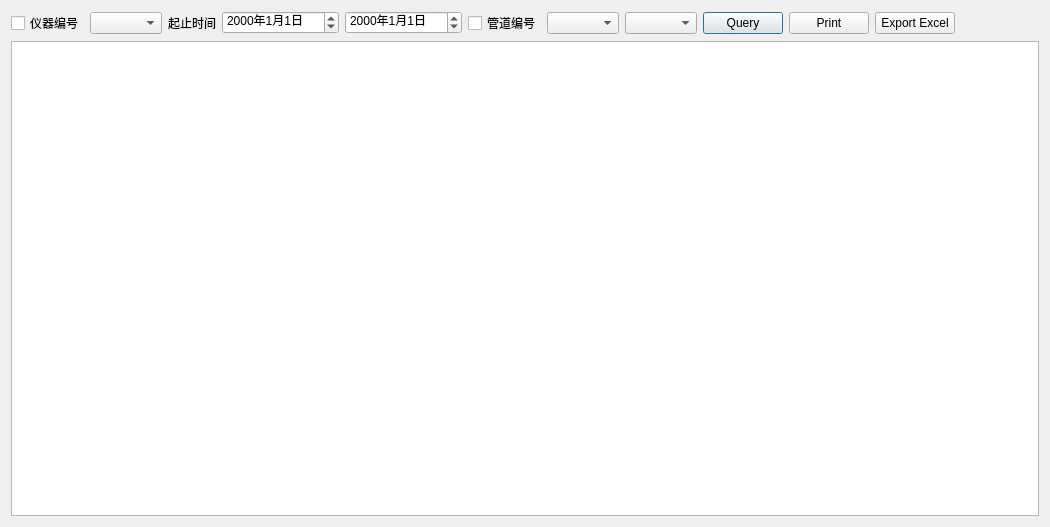
<?xml version="1.0" encoding="UTF-8"?>
<ui version="4.0">
 <class>DisAssayData</class>
 <widget class="QDialog" name="DisAssayData">
  <property name="geometry">
   <rect>
    <x>0</x>
    <y>0</y>
    <width>1050</width>
    <height>527</height>
   </rect>
  </property>
  <property name="windowTitle">
   <string>Form</string>
  </property>
  <layout class="QGridLayout" name="gridLayout">
   <item row="0" column="0">
    <layout class="QHBoxLayout" name="horizontalLayout">
     <item>
      <widget class="QCheckBox" name="checkBox_DevIndex">
       <property name="text">
        <string>仪器编号</string>
       </property>
      </widget>
     </item>
     <item>
      <widget class="QComboBox" name="comboBox_DevIndex"/>
     </item>
     <item>
      <widget class="QLabel" name="label_StartEndTime">
       <property name="text">
        <string>起止时间</string>
       </property>
      </widget>
     </item>
     <item>
      <widget class="QDateTimeEdit" name="dateTimeEdit_Start">
       <property name="displayFormat">
        <string>yyyy年M月d日</string>
       </property>
      </widget>
     </item>
     <item>
      <widget class="QDateTimeEdit" name="dateTimeEdit_End">
       <property name="displayFormat">
        <string>yyyy年M月d日</string>
       </property>
      </widget>
     </item>
     <item>
      <widget class="QCheckBox" name="checkBox_PipeIndex">
       <property name="text">
        <string>管道编号</string>
       </property>
      </widget>
     </item>
     <item>
      <widget class="QComboBox" name="comboBox_PipeIndexStart"/>
     </item>
     <item>
      <widget class="QComboBox" name="comboBox_PipeIndexEnd"/>
     </item>
     <item>
      <widget class="QPushButton" name="pushButton_Query">
       <property name="text">
        <string>Query</string>
       </property>
      </widget>
     </item>
     <item>
      <widget class="QPushButton" name="pushButton_print">
       <property name="text">
        <string>Print</string>
       </property>
      </widget>
     </item>
     <item>
      <widget class="QPushButton" name="pushButton_Export">
       <property name="text">
        <string>Export Excel</string>
       </property>
      </widget>
     </item>
     <item>
      <spacer name="horizontalSpacer">
       <property name="orientation">
        <enum>Qt::Horizontal</enum>
       </property>
       <property name="sizeHint" stdset="0">
        <size>
         <width>40</width>
         <height>20</height>
        </size>
       </property>
      </spacer>
     </item>
    </layout>
   </item>
   <item row="1" column="0">
    <widget class="QTreeView" name="treeView">
     <property name="editTriggers">
      <set>QAbstractItemView::NoEditTriggers</set>
     </property>
    </widget>
   </item>
  </layout>
 </widget>
 <resources/>
 <connections/>
</ui>
